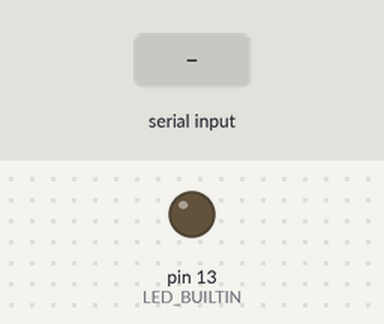
Bench run of a sketch on a simulated Arduino Nano, built with avr-gcc and run on an emulated ATmega328P. Parts: output pins drawn as LEDs (lit = HIGH). The inputs (shaded band) are chosen by the test bench.

Above: at 1.2 s.
1.3 s: "@1:LED:ON\n" received over Serial
At 1.8 s:
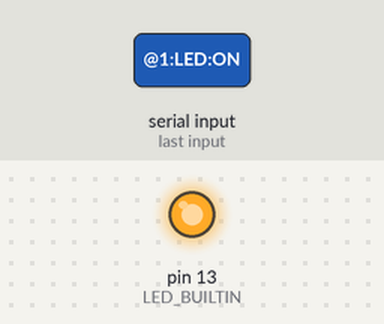
2.8 s: "@1:LED:OFF\n" received over Serial
At 4.2 s:
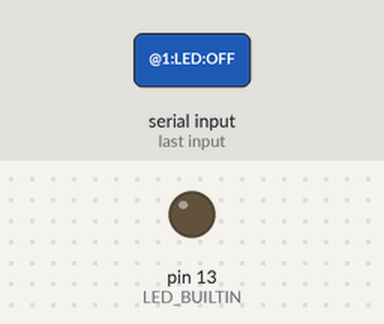
Timing chart, 0 to 5.8 s (numbered marks = the images above; inputs shaded):
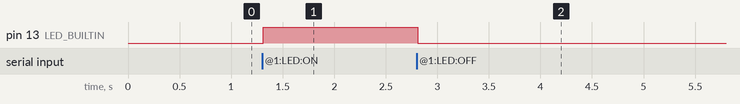

The sketch:

arduino_nano_code.ino
```cpp
void setup() {

  Serial.begin(9600);

  pinMode(LED_BUILTIN, OUTPUT);

  digitalWrite(LED_BUILTIN, LOW);
}

void loop() {

  if (Serial.available()) {

    String command = Serial.readStringUntil('\n');

    command.trim();

    // Nano address = 1

    if (command == "@1:LED:ON") {

      digitalWrite(LED_BUILTIN, HIGH);
    }

    else if (command == "@1:LED:OFF") {

      digitalWrite(LED_BUILTIN, LOW);
    }
  }
}
```

Measured:
- after the input at 1.3 s, pin 13 (LED_BUILTIN): LOW → HIGH at once
- after the input at 2.8 s, pin 13 (LED_BUILTIN): HIGH → LOW at once
